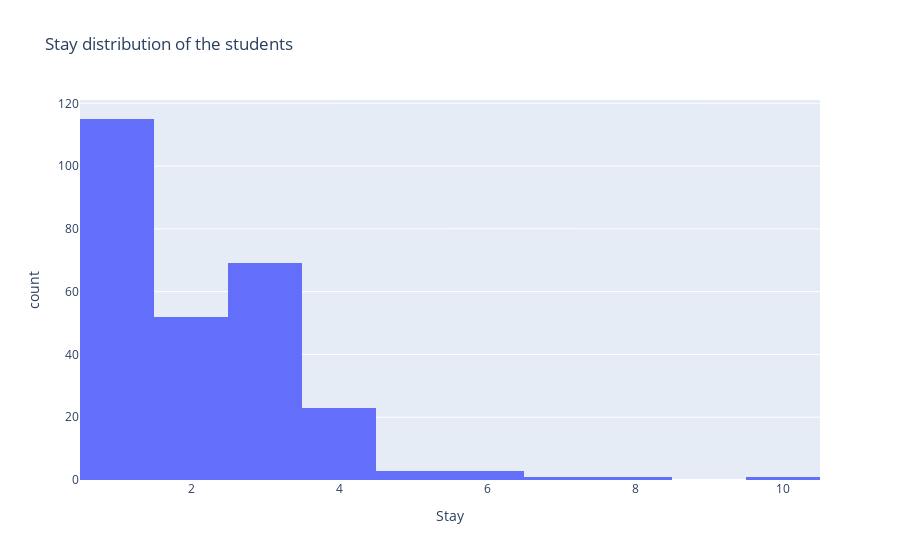

The cell this chart's notebook holds for it:
### Markdown cell above
The age of participants varied between 17 and 31 years old, with the average age being approximately 21 years. The age distribution is skewed towards the right, meaning that there are more participants on the older end of the age range. The majority of students fell within the 18-21 age bracket. This pattern can be attributed to the fact that a small percentage (7.84%) of the participants were graduate students, who tend to be older than the larger group (92.16%) of undergraduate students surveyed

### Code cell
# Build a histogram on the Stay column
fig = px.histogram(
    data_frame=students, 
    x='Stay', 
    title='Stay distribution of the students'
)
fig.show()

### Figure 1 — Plotly figure (JSON) as saved in the notebook; plotly's stock layout.template omitted (floating-point values rounded to 4 significant figures; data arrays with more than 128 entries replaced by an {"elided": "..."} marker saying what was removed)
{"data": [{"alignmentgroup": "True", "bingroup": "x", "hovertemplate": "Stay=%{x}<br>count=%{y}<extra></extra>", "legendgroup": "", "marker": {"color": "#636efa", "pattern": {"shape": ""}}, "name": "", "offsetgroup": "", "orientation": "v", "showlegend": false, "type": "histogram", "x": {"elided": "268 int values"}, "xaxis": "x", "yaxis": "y"}], "layout": {"barmode": "relative", "legend": {"tracegroupgap": 0}, "title": {"text": "Stay distribution of the students"}, "xaxis": {"anchor": "y", "domain": [0, 1], "title": {"text": "Stay"}}, "yaxis": {"anchor": "x", "domain": [0, 1], "title": {"text": "count"}}}}
